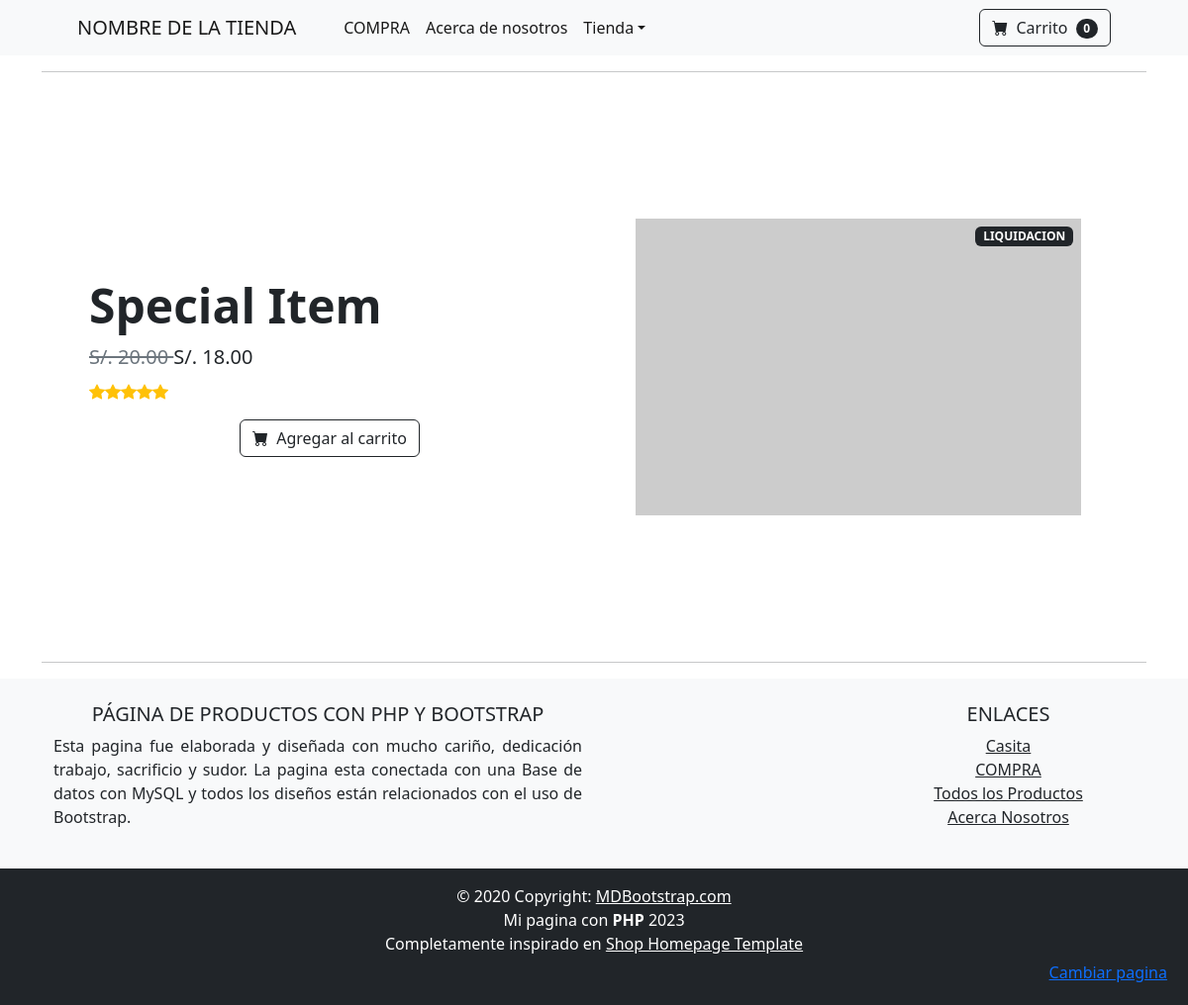
Screenshot of /producto.php?producto=5 with the database file from the repository.
### tables this page shows
CREATE TABLE `precio` (
  `IdProducto` int NOT NULL,
  `PrecioUnico` decimal(8,2) DEFAULT NULL,
  `PrecioLiquidacion` decimal(8,2) DEFAULT NULL,
  `PrecioSuperior` decimal(8,2) DEFAULT NULL,
  `PrecioInferior` decimal(8,2) DEFAULT NULL,
  PRIMARY KEY (`IdProducto`),
  CONSTRAINT `ProductoId` FOREIGN KEY (`IdProducto`) REFERENCES `producto` (`ProductoId`)
);

CREATE TABLE `producto` (
  `ProductoId` int NOT NULL AUTO_INCREMENT,
  `Nombre` varchar(50) NOT NULL,
  `Puntuacion` tinyint(1) DEFAULT NULL,
  `Imagen` varchar(100) DEFAULT NULL,
  PRIMARY KEY (`ProductoId`),
  UNIQUE KEY `idProducto_UNIQUE` (`ProductoId`)
);

### Controller/ProductoController.php (called while the page is built, shortened)
<?php
require("./Models/Conexion.php");
$idProducto = $_GET["producto"];
$conn = new Conexion();
$producto = $conn->getProducto($idProducto);
require("./View/ProductoView.php");
?>

### producto.php (called while the page is built)
<?php
require("./Controller/ProductoController.php")
?>

### Models/Conexion.php (called while the page is built, shortened)
<?php
require("./Models/ProductoMO.php");
class Conexion{
    private $conn;
    public function __construct()
    {
        $config = include('./config.php');
        $host =     $config['db_host'];
        $username = $config['db_user'];
        $password = $config['db_password'];
        $database = $config['db_name'];
        $this->conn = new mysqli($host, $username, $password, $database);
    }
    public function getProducto(int $id): ?ProductoMO{
        $query = $this->conn->query(
            'SELECT * FROM paginadproductos.producto JOIN paginadproductos.precio ON paginadproductos.producto.ProductoId = paginadproductos.precio.IdProducto WHERE idProducto=' . $id . ';'
        );
        $producto = null;
        while($fila = $query->fetch_assoc()){
            $producto = new ProductoMO($fila["Nombre"], $fila["Puntuacion"], $fila["Imagen"], $fila["PrecioUnico"], $fila["PrecioLiquidacion"], $fila["PrecioInferior"], $fila["PrecioSuperior"], $fila["ProductoId"]);
        }
        return $producto;
    }
}

### Models/ProductoMO.php (called while the page is built, shortened)
<?php
class ProductoMO
{
    private $nombre;
    private int $puntuacion;
    private $imagen;
    private $precio;
    private $precioLiquidacion;
    public function __construct($nom, $punt, $img, $price = null, $priceliqui = null, $priceMin = null, $priceMax = null, $id = null)
    {
        $this->nombre = $nom;
        $this->imagen = $img;
        $this->precio = $price;
        $this->precioLiquidacion = $priceliqui;
    }
    public function getNombre()             { return $this->nombre; }
    public function getPuntuacion()         { return $this->puntuacion; }
    public function getImagen()             { return $this->imagen; }
    public function getPrecio()             { return $this->precio; }
    public function getPrecioLiquidacion()  { return $this->precioLiquidacion; }
    public function setPuntuacion($puntuacion) {
        if ($puntuacion >= 5) {
            $this->puntuacion = 5;
        } elseif  ($puntuacion <= 0) {
            $this->puntuacion = 0;
        } else {
            $this->puntuacion = $puntuacion;
        }
    }
}
?>

### View/ProductoView.php (the view, shortened to what this page needs)
<!DOCTYPE html>
<html lang="en">
<head>
    <link href="https://cdn.jsdelivr.net/npm/bootstrap-icons@1.5.0/font/bootstrap-icons.css" rel="stylesheet" />
    <link href="css/styles.css" rel="stylesheet" />
</head>
<body>
    <?php
    include("./View/navbar.php");
    ?>
    <div class="container marketing">
        <hr class="featurette-divider">
        <section class="py-0">
            <div class="container px-4 px-lg-5 my-5">
                <div class="row gx-4 gx-lg-5 align-items-center" style="height: 500px;">
                    <div class="col-md-6">
                        <h1 class="display-5 fw-bolder"> <?php echo $producto->getNombre() ?> </h1>
                        <div class="fs-5 mb-2">
                            <?php if ($producto->getPrecio() != null) {
                                if ($producto->getPrecioLiquidacion() != null) {
                                    echo
                                    <<<HTML
                                    <span class="text-muted text-decoration-line-through"> S/. {$producto->getPrecio()} </span>
                                    S/. {$producto->getPrecioLiquidacion()}
                                    HTML;
                                } else {
                                    echo
                                    <<<HTML
                                    S/. {$producto->getPrecio()}
                                    HTML;
                                }
                            } else {
                                echo
                                <<<HTML
                        S/. {$producto->getPrecioMinimo()} - S/. {$producto->getPrecioMaximo()}
                        HTML;
                            }
                            ?>
                        </div>
                        <div class="d-flex text-warning mb-3">
                            <?php
                            if ($producto->getPuntuacion() != null) {
                                for ($i = 0; $i < 5; $i++) {
                                    if ($producto->getPuntuacion() > $i) {
                                        echo
                                        <<<HTML
                                    <div class="bi-star-fill"></div>
                                    HTML;
                                    } else {
                                        echo
                                        <<<HTML
                                    <div class="bi-star"></div>
                                    HTML;
                                    }
                                }
                            }
                            ?>
                        </div>
                        <div class="d-flex justify-content-center">
                            <button class="btn btn-outline-dark flex-shrink-0" type="button">
                                <i class="bi-cart-fill me-1 mb-5"></i>
                                Agregar al carrito
                            </button>
                        </div>
                    </div>
                    <div class="col-md-6 d-flex align-items-center justify-content-center">
                        <div style="position: relative;">
                            <img class="card-img-top mb-5 mb-md-0" style="max-width: 600px; max-height: 700px;" src=<?php echo $producto->getImagen() ?> alt="https://dummyimage.com/600x700/dee2e6/6c757d.jpg">
                            <?php if ($producto->getPrecioLiquidacion() != null) {
                                echo
                                <<<HTML
                                <div class="badge bg-dark text-white position-absolute" style="top: 0.5rem; right: 0.5rem">LIQUIDACION</div>
                                HTML;
                            } ?>
                        </div>
                    </div>
                </div>
            </div>
        </section>
        <hr class="featurette-divider">
    </div>
    <?php
    include("./View/PropioFooter.php");
    ?>
</body>
<link href="https://cdn.jsdelivr.net/npm/bootstrap@5.2.3/dist/css/bootstrap.min.css" rel="stylesheet">

### rows the page displays
precio: IdProducto.Nombre "Special Item", PrecioUnico "20.00", PrecioLiquidacion "18.00"
